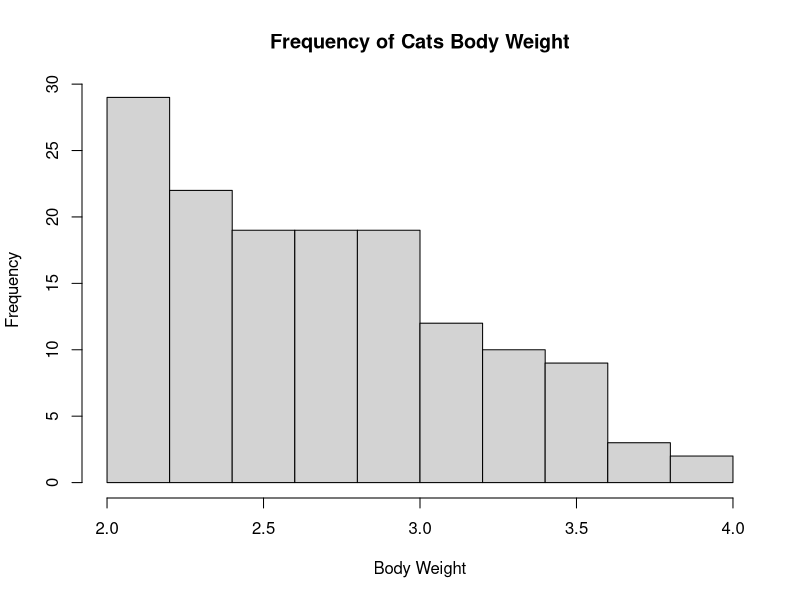
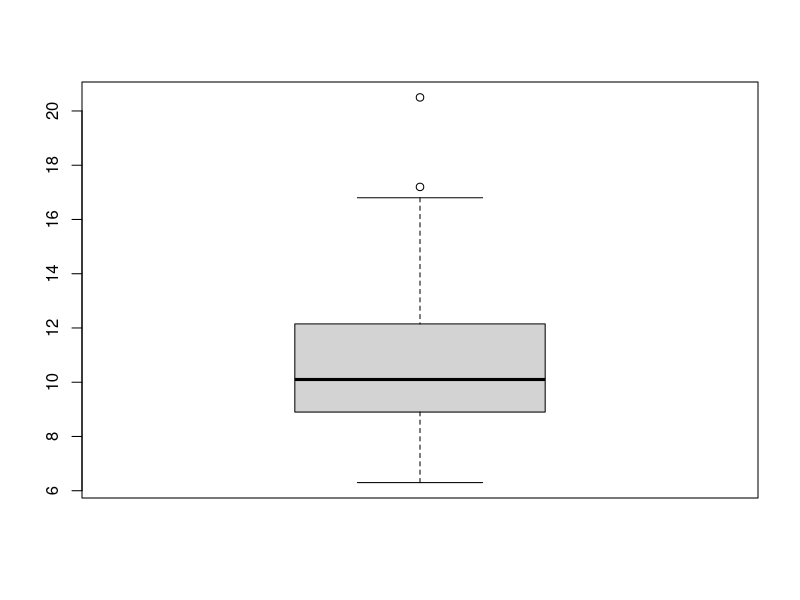

The R source for these figures, in order:


install.packages("MASS")
library(MASS)

#accessing the cats dataset
data(cats)


# Subset the dataset to create separate vectors for male and female cat body weights
male = subset(cats, subset = (cats$Sex == "M"))$Bwt
female = subset(cats, subset = (cats$Sex == "F"))$Bwt

task1result = t.test(male, female)

print(task1result)

#task 2 
beforeworkshop = c(4.6, 7.8, 9.1, 5.6, 6.9, 8.5, 5.3, 7.1, 3.2, 4.4)
afterworkshop = c(6.6, 7.7, 9.0, 6.2, 7.8, 8.3, 5.9, 6.5, 5.8, 4.9)

task2result = t.test(beforeworkshop, afterworkshop, paired = TRUE)

print(task2result)

#histogram
hist(main= "Frequency of Cats Body Weight", cats$Bwt ,xlab="Body Weight" )
#boxplot 
boxplot(cats$Hwt)

